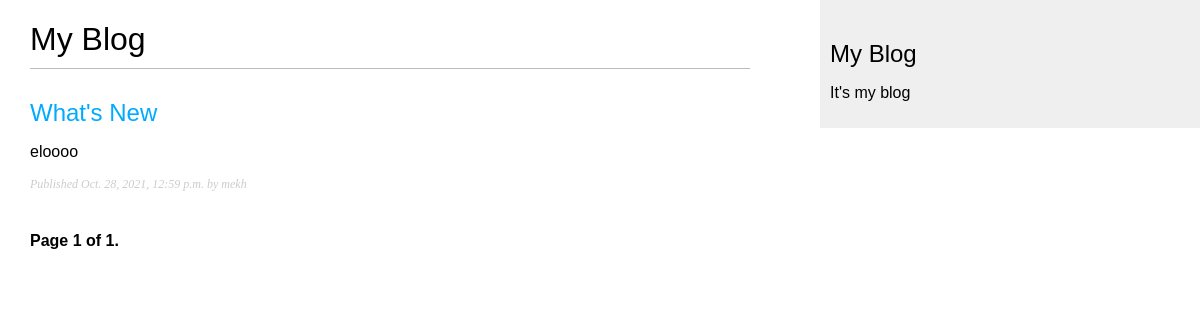
The page /blog/ on the database as committed earlier.
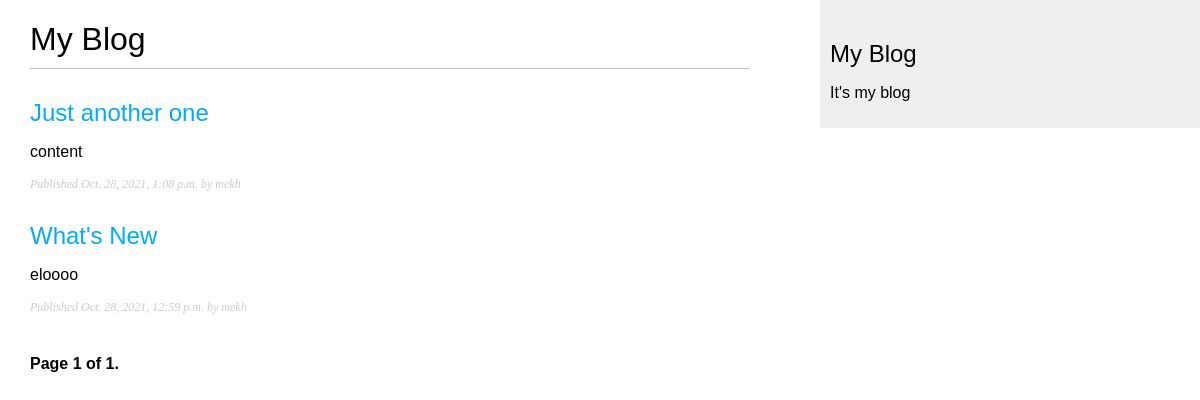
The same page on the database as committed later.
### blog/models.py (models this page shows, shortened)
class Post(models.Model):
    STATUS_CHOICES = (
        ('draft', 'Draft'),
        ('published', 'Published')
    )
    title = models.CharField(max_length=250)
    slug = models.SlugField(max_length=250, unique_for_date='publish')
    author = models.ForeignKey(
        User, on_delete=models.CASCADE, related_name='blog_posts'
        )
    body = models.TextField()
    publish = models.DateTimeField(default=timezone.now)
    created = models.DateTimeField(auto_now_add=True)
    updated = models.DateTimeField(auto_now=True)
    status = models.CharField(max_length=10, choices=STATUS_CHOICES, default='draft')
    objects = models.Manager()
    published = PublishedManager()
    class Meta:
        ordering = ('-publish',)
    def get_absolute_url(self):
        return reverse("blog:post_detail", args=[
            self.publish.year,
            self.publish.strftime('%m'),
            self.publish.strftime('%d'),
            self.slug
        ])

### blog/views.py (the view)
# urls.py: path('', views.post_list, name='post_list'),
def post_list(request):
    object_list = Post.published.all()
    paginator = Paginator(object_list, 3)
    page = request.GET.get('page')
    try:
        posts = paginator.page(page)
    except PageNotAnInteger:
        posts = paginator.page(1)
    except EmptyPage:
        posts = paginator.page(paginator.num_pages)
    return render(
        request, 'blog/post/list.html', {'page': page, 'posts': posts}
        )

### blog/models.py (called while the page is built)
    def get_queryset(self):
        return super(PublishedManager, self).get_queryset().filter(status='published')

### blog/templates/blog/post/list.html (shortened to what this page needs)
{% extends 'blog/base.html' %}
{% block content %}
    <h1>My Blog</h1>
    {% for post in posts %}
        <h2>
            <a href='{{ post.get_absolute_url }}'>
                {{ post.title }}
            </a>
        </h2>
        {{ post.body|truncatewords:30|linebreaks}}
        <p class='date'>
            Published {{ post.publish }} by {{ post.author }}
        </p>
    {% endfor %}
{% include 'pagination.html' with page=posts %}
{% endblock %}

Rows that differ between the two databases and show on the page:
now on this page (row edited): Post: title "Just another one", body "content", publish "Oct. 28, 2021, 1:08 p.m.", author "mekh"
